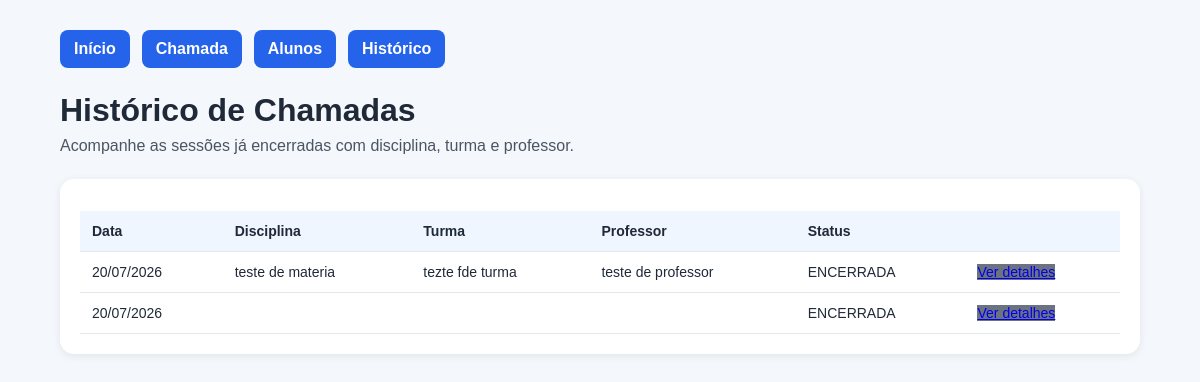
The app's page /historico, older data.
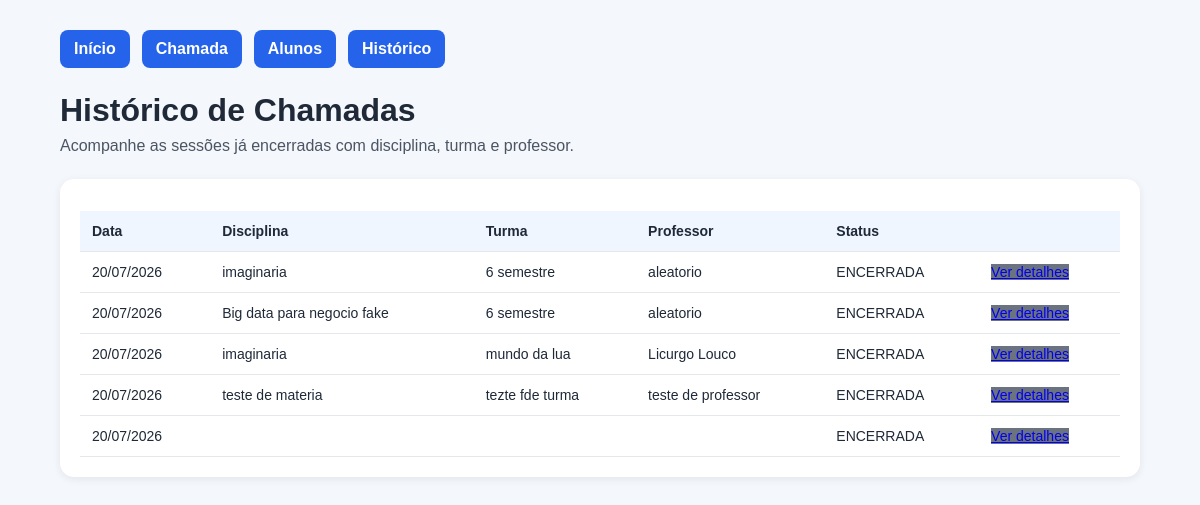
The same page, newer data.
### models.py (models this page shows, shortened)
class SessaoChamada(Base):
    __tablename__ = "sessoes_chamada"
    id = Column(Integer, primary_key=True, autoincrement=True)
    data = Column(String(10), nullable=False)  # Formato: DD/MM/YYYY
    hora_inicio = Column(String(8), nullable=False)  # Formato: HH:MM:SS
    hora_fim = Column(String(8), nullable=True)
    status = Column(String(20), nullable=False)  # ABERTA, ENCERRADA
    disciplina = Column(String(200), nullable=False, default="")
    turma = Column(String(100), nullable=False, default="")
    professor = Column(String(200), nullable=False, default="")
    presencas = relationship("Presenca", back_populates="sessao", cascade="all, delete-orphan")
    def to_dict(self):
        return {
            "id": self.id,
            "data": self.data,
            "hora_inicio": self.hora_inicio,
            "hora_fim": self.hora_fim,
            "status": self.status,
            "disciplina": self.disciplina,
            "turma": self.turma,
            "professor": self.professor,
        }

### app.py (the view)
@app.route("/historico", methods=["GET"])
def historico_page():
    sessoes = obter_sessoes_encerradas_db(limite=20)
    return render_template("historico.html", sessoes=sessoes)

### app.py (called while the page is built)
def get_db_session() -> Session:
    return SessionLocal()

def obter_sessoes_encerradas_db(limite: int = None) -> List[Dict[str, str]]:
    db = get_db_session()
    try:
        query = db.query(SessaoChamada).filter(SessaoChamada.status == "ENCERRADA").order_by(SessaoChamada.id.desc())
        if limite:
            query = query.limit(limite)
        sessoes = query.all()
        resultado = [sessao.to_dict() for sessao in sessoes]
        print(f"[DB_CHAMADA_OBTER] Retornando {len(resultado)} sessoes encerradas")
        return resultado
    finally:
        db.close()

### templates/historico.html (shortened to what this page needs)
<!DOCTYPE html>
<html lang="pt-BR">
<head>
    <link rel="stylesheet" href="{{ url_for('static', filename='style.css') }}">
</head>
<body>
    <div class="container">
        <nav class="top-nav">
            <a href="{{ url_for('index') }}">Início</a>
            <a href="{{ url_for('presenca_page') }}">Chamada</a>
            <a href="{{ url_for('alunos_page') }}">Alunos</a>
            <a href="{{ url_for('historico_page') }}">Histórico</a>
        </nav>
        <h1>Histórico de Chamadas</h1>
        <p class="subtitulo">Acompanhe as sessões já encerradas com disciplina, turma e professor.</p>
        <section class="card">
            {% if sessoes %}
            <table>
                <thead>
                    <tr>
                        <th>Data</th>
                        <th>Disciplina</th>
                        <th>Turma</th>
                        <th>Professor</th>
                        <th>Status</th>
                        <th></th>
                    </tr>
                </thead>
                <tbody>
                    {% for sessao in sessoes %}
                    <tr>
                        <td>{{ sessao.data }}</td>
                        <td>{{ sessao.disciplina }}</td>
                        <td>{{ sessao.turma }}</td>
                        <td>{{ sessao.professor }}</td>
                        <td>{{ sessao.status }}</td>
                        <td><a href="{{ url_for('historico_sessao', sessao_id=sessao.id) }}" class="botao-secundario">Ver detalhes</a></td>
                    </tr>
                    {% endfor %}
                </tbody>
            </table>
            {% else %}
            <p>Não há sessões encerradas para exibir.</p>
            {% endif %}
        </section>
    </div>
</body>
</html>

### static/style.css (style rules this page uses)
body { font-family: Arial, Helvetica, sans-serif; background: #f4f7fb; margin: 0; padding: 0; color: #1f2937; }
.container { width: 90%; max-width: 1100px; margin: 30px auto; }
h1 { margin-bottom: 8px; }
.subtitulo { margin-top: 0; color: #4b5563; margin-bottom: 24px; }
.top-nav { display: flex; flex-wrap: wrap; gap: 12px; margin-bottom: 24px; }
.top-nav a { padding: 10px 14px; background: #2563eb; color: white; text-decoration: none; border-radius: 8px; font-weight: 600; }
.card { background: #ffffff; border-radius: 14px; padding: 20px; margin-bottom: 20px; box-shadow: 0 2px 8px rgba(0, 0, 0, 0.08); }
.botao-secundario { background: #6b7280; }
table { width: 100%; border-collapse: collapse; margin-top: 12px; }
th, td { text-align: left; padding: 12px; border-bottom: 1px solid #e5e7eb; font-size: 14px; }
th { background: #eff6ff; }

Row changes from the older to the newer data that the page shows:
added SessaoChamada: data "20/07/2026", disciplina "imaginaria", turma "6 semestre", professor "aleatorio", status "ENCERRADA"
added SessaoChamada: data "20/07/2026", disciplina "Big data para negocio fake", turma "6 semestre", professor "aleatorio", status "ENCERRADA"
added SessaoChamada: data "20/07/2026", disciplina "imaginaria", turma "mundo da lua", professor "Licurgo Louco", status "ENCERRADA"
